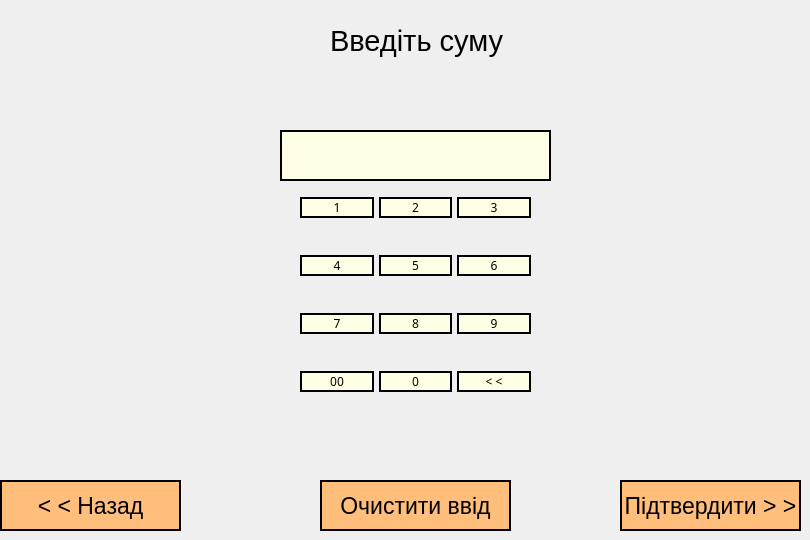
    <widget class="QWidget" name="page6_AnotherSum">
     <widget class="QWidget" name="gridLayoutWidget_2">
      <property name="geometry">
       <rect>
        <x>280</x>
        <y>160</y>
        <width>271</width>
        <height>271</height>
       </rect>
      </property>
      <layout class="QGridLayout" name="gridLayout_6">
       <property name="leftMargin">
        <number>20</number>
       </property>
       <property name="rightMargin">
        <number>20</number>
       </property>
       <property name="bottomMargin">
        <number>1</number>
       </property>
       <property name="horizontalSpacing">
        <number>5</number>
       </property>
       <property name="verticalSpacing">
        <number>0</number>
       </property>
       <item row="2" column="2">
        <widget class="QPushButton" name="num9_6">
         <property name="font">
          <font>
           <family>Arial Black</family>
          </font>
         </property>
         <property name="cursor">
          <cursorShape>PointingHandCursor</cursorShape>
         </property>
         <property name="styleSheet">
          <string notr="true">color: rgb(0, 0, 0);
background-color: rgb(255, 255, 230);
border-style: solid;
border-width: 2px;
border-color: rgb(0, 0, 0);

</string>
         </property>
         <property name="text">
          <string>9</string>
         </property>
        </widget>
       </item>
       <item row="2" column="1">
        <widget class="QPushButton" name="num8_6">
         <property name="font">
          <font>
           <family>Arial Black</family>
          </font>
         </property>
         <property name="cursor">
          <cursorShape>PointingHandCursor</cursorShape>
         </property>
         <property name="styleSheet">
          <string notr="true">color: rgb(0, 0, 0);
background-color: rgb(255, 255, 230);
border-style: solid;
border-width: 2px;
border-color: rgb(0, 0, 0);

</string>
         </property>
         <property name="text">
          <string>8</string>
         </property>
        </widget>
       </item>
       <item row="3" column="1">
        <widget class="QPushButton" name="num0_6">
         <property name="font">
          <font>
           <family>Arial Black</family>
          </font>
         </property>
         <property name="cursor">
          <cursorShape>PointingHandCursor</cursorShape>
         </property>
         <property name="styleSheet">
          <string notr="true">color: rgb(0, 0, 0);
background-color: rgb(255, 255, 230);
border-style: solid;
border-width: 2px;
border-color: rgb(0, 0, 0);

</string>
         </property>
         <property name="text">
          <string>0</string>
         </property>
        </widget>
       </item>
       <item row="0" column="1">
        <widget class="QPushButton" name="num2_6">
         <property name="font">
          <font>
           <family>Arial Black</family>
          </font>
         </property>
         <property name="cursor">
          <cursorShape>PointingHandCursor</cursorShape>
         </property>
         <property name="styleSheet">
          <string notr="true">color: rgb(0, 0, 0);
background-color: rgb(255, 255, 230);
border-style: solid;
border-width: 2px;
border-color: rgb(0, 0, 0);

</string>
         </property>
         <property name="text">
          <string>2</string>
         </property>
        </widget>
       </item>
       <item row="2" column="0">
        <widget class="QPushButton" name="num7_6">
         <property name="font">
          <font>
           <family>Arial Black</family>
          </font>
         </property>
         <property name="cursor">
          <cursorShape>PointingHandCursor</cursorShape>
         </property>
         <property name="styleSheet">
          <string notr="true">color: rgb(0, 0, 0);
background-color: rgb(255, 255, 230);
border-style: solid;
border-width: 2px;
border-color: rgb(0, 0, 0);

</string>
         </property>
         <property name="text">
          <string>7</string>
         </property>
        </widget>
       </item>
       <item row="1" column="0">
        <widget class="QPushButton" name="num4_6">
         <property name="font">
          <font>
           <family>Arial Black</family>
          </font>
         </property>
         <property name="cursor">
          <cursorShape>PointingHandCursor</cursorShape>
         </property>
         <property name="styleSheet">
          <string notr="true">color: rgb(0, 0, 0);
background-color: rgb(255, 255, 230);
border-style: solid;
border-width: 2px;
border-color: rgb(0, 0, 0);

</string>
         </property>
         <property name="text">
          <string>4</string>
         </property>
        </widget>
       </item>
       <item row="3" column="0">
        <widget class="QPushButton" name="num00_6">
         <property name="font">
          <font>
           <family>Arial Black</family>
          </font>
         </property>
         <property name="cursor">
          <cursorShape>PointingHandCursor</cursorShape>
         </property>
         <property name="styleSheet">
          <string notr="true">color: rgb(0, 0, 0);
background-color: rgb(255, 255, 230);
border-style: solid;
border-width: 2px;
border-color: rgb(0, 0, 0);

</string>
         </property>
         <property name="text">
          <string>00</string>
         </property>
        </widget>
       </item>
       <item row="0" column="2">
        <widget class="QPushButton" name="num3_6">
         <property name="font">
          <font>
           <family>Arial Black</family>
          </font>
         </property>
         <property name="cursor">
          <cursorShape>PointingHandCursor</cursorShape>
         </property>
         <property name="styleSheet">
          <string notr="true">color: rgb(0, 0, 0);
background-color: rgb(255, 255, 230);
border-style: solid;
border-width: 2px;
border-color: rgb(0, 0, 0);

</string>
         </property>
         <property name="text">
          <string>3</string>
         </property>
        </widget>
       </item>
       <item row="1" column="1">
        <widget class="QPushButton" name="num5_6">
         <property name="font">
          <font>
           <family>Arial Black</family>
          </font>
         </property>
         <property name="cursor">
          <cursorShape>PointingHandCursor</cursorShape>
         </property>
         <property name="styleSheet">
          <string notr="true">color: rgb(0, 0, 0);
background-color: rgb(255, 255, 230);
border-style: solid;
border-width: 2px;
border-color: rgb(0, 0, 0);

</string>
         </property>
         <property name="text">
          <string>5</string>
         </property>
        </widget>
       </item>
       <item row="1" column="2">
        <widget class="QPushButton" name="num6_6">
         <property name="font">
          <font>
           <family>Arial Black</family>
          </font>
         </property>
         <property name="cursor">
          <cursorShape>PointingHandCursor</cursorShape>
         </property>
         <property name="styleSheet">
          <string notr="true">color: rgb(0, 0, 0);
background-color: rgb(255, 255, 230);
border-style: solid;
border-width: 2px;
border-color: rgb(0, 0, 0);

</string>
         </property>
         <property name="text">
          <string>6</string>
         </property>
        </widget>
       </item>
       <item row="3" column="2">
        <widget class="QPushButton" name="clearOne_6">
         <property name="font">
          <font>
           <family>Arial Black</family>
          </font>
         </property>
         <property name="cursor">
          <cursorShape>PointingHandCursor</cursorShape>
         </property>
         <property name="styleSheet">
          <string notr="true">color: rgb(0, 0, 0);
background-color: rgb(255, 255, 230);
border-style: solid;
border-width: 2px;
border-color: rgb(0, 0, 0);

</string>
         </property>
         <property name="text">
          <string>&lt; &lt;</string>
         </property>
        </widget>
       </item>
       <item row="0" column="0">
        <widget class="QPushButton" name="num1_6">
         <property name="font">
          <font>
           <family>Arial Black</family>
          </font>
         </property>
         <property name="cursor">
          <cursorShape>PointingHandCursor</cursorShape>
         </property>
         <property name="styleSheet">
          <string notr="true">color: rgb(0, 0, 0);
background-color: rgb(255, 255, 230);
border-style: solid;
border-width: 2px;
border-color: rgb(0, 0, 0);

</string>
         </property>
         <property name="text">
          <string>1</string>
         </property>
        </widget>
       </item>
      </layout>
     </widget>
     <widget class="QLabel" name="page6_label">
      <property name="geometry">
       <rect>
        <x>330</x>
        <y>20</y>
        <width>181</width>
        <height>41</height>
       </rect>
      </property>
      <property name="font">
       <font>
        <family>Arial</family>
        <pointsize>22</pointsize>
       </font>
      </property>
      <property name="styleSheet">
       <string notr="true">color: rgb(0, 0, 0);</string>
      </property>
      <property name="text">
       <string>Введіть суму</string>
      </property>
     </widget>
     <widget class="QLabel" name="page6_Logo">
      <property name="geometry">
       <rect>
        <x>40</x>
        <y>40</y>
        <width>90</width>
        <height>95</height>
       </rect>
      </property>
      <property name="text">
       <string/>
      </property>
      <property name="pixmap">
       <pixmap resource="resource.qrc">:/imgs/img/bagel_90x95.png</pixmap>
      </property>
     </widget>
     <widget class="QPushButton" name="backButton_page6">
      <property name="enabled">
       <bool>true</bool>
      </property>
      <property name="geometry">
       <rect>
        <x>0</x>
        <y>480</y>
        <width>181</width>
        <height>51</height>
       </rect>
      </property>
      <property name="font">
       <font>
        <family>Arial</family>
        <pointsize>17</pointsize>
       </font>
      </property>
      <property name="cursor">
       <cursorShape>PointingHandCursor</cursorShape>
      </property>
      <property name="styleSheet">
       <string notr="true">color: rgb(0, 0, 0);
background-color: rgb(255, 190, 123);
border-style: solid;
border-width: 2px;
border-color: rgb(0, 0, 0);

</string>
      </property>
      <property name="text">
       <string>&lt; &lt; Назад</string>
      </property>
     </widget>
     <widget class="QPushButton" name="clearButton_page6">
      <property name="geometry">
       <rect>
        <x>320</x>
        <y>480</y>
        <width>191</width>
        <height>51</height>
       </rect>
      </property>
      <property name="font">
       <font>
        <family>Arial</family>
        <pointsize>17</pointsize>
       </font>
      </property>
      <property name="cursor">
       <cursorShape>PointingHandCursor</cursorShape>
      </property>
      <property name="styleSheet">
       <string notr="true">color: rgb(0, 0, 0);
background-color: rgb(255, 190, 123);
border-style: solid;
border-width: 2px;
border-color: rgb(0, 0, 0);

</string>
      </property>
      <property name="text">
       <string>Очистити ввід</string>
      </property>
     </widget>
     <widget class="QPushButton" name="okButton_page6">
      <property name="geometry">
       <rect>
        <x>620</x>
        <y>480</y>
        <width>181</width>
        <height>51</height>
       </rect>
      </property>
      <property name="font">
       <font>
        <family>Arial</family>
        <pointsize>17</pointsize>
       </font>
      </property>
      <property name="cursor">
       <cursorShape>PointingHandCursor</cursorShape>
      </property>
      <property name="styleSheet">
       <string notr="true">color: rgb(0, 0, 0);
background-color: rgb(255, 190, 123);
border-style: solid;
border-width: 2px;
border-color: rgb(0, 0, 0);

</string>
      </property>
      <property name="text">
       <string>Підтвердити &gt; &gt;</string>
      </property>
     </widget>
     <widget class="QLineEdit" name="lineEdit_enterSum">
      <property name="geometry">
       <rect>
        <x>280</x>
        <y>130</y>
        <width>271</width>
        <height>51</height>
       </rect>
      </property>
      <property name="font">
       <font>
        <family>Arial</family>
        <pointsize>17</pointsize>
       </font>
      </property>
      <property name="styleSheet">
       <string notr="true">color: rgb(0, 0, 0);
background-color: rgb(255, 255, 230);
border-style: solid;
border-width: 2px;
border-color: rgb(0, 0, 0);


</string>
      </property>
      <property name="alignment">
       <set>Qt::AlignCenter</set>
      </property>
     </widget>
    </widget>
